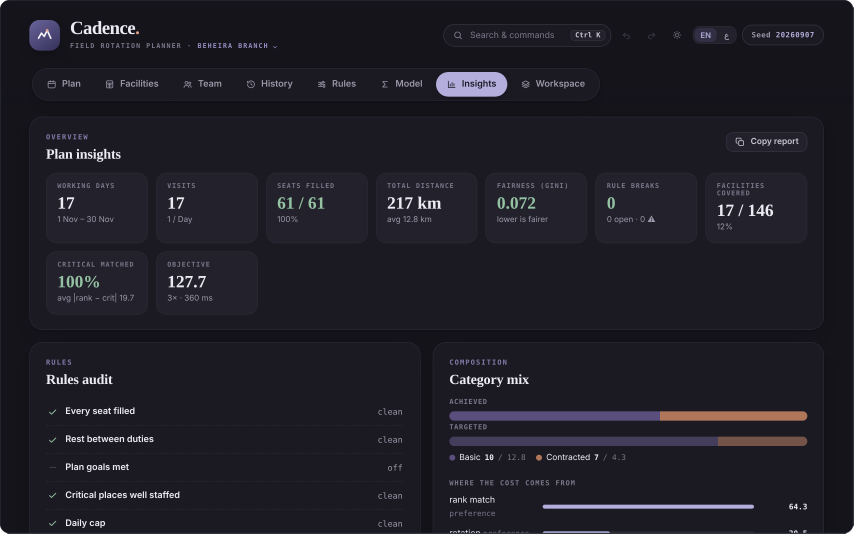
#> input picture assets/cadence-dark.png, 2560 x 1600 px (shown at 1/3 size)
$ python frame.py ../assets/cadence-dark.png ../assets/cadence-light.png ../assets/cadence-light.png
#> lines starting #> are read from the running program, lines starting #| are printed output that depends on the picture; after the words box and inside, x2 and y2 are one past the last pixel; in counts of white or black regions, pixels touching at a corner belong together
import sys
from PIL import Image, ImageDraw

BORDER = {"light": (208, 215, 222, 255), "dark": (48, 54, 61, 255)}


def frame(src, dst, scheme, radius=28, width=None, height=None):
#> called with src = '../assets/cadence-dark.png', dst = '../assets/cadence-light.png', scheme = '../assets/cadence-light.png', radius = 28
    im = Image.open(src).convert("RGBA")
#> im is the input picture: PIL image 2560x1600 RGBA; mean R, G, B, A 31.3, 30, 39.3, 255
    if width:
        height = height or round(im.height * width / im.width)
        im = im.resize((width, height), Image.LANCZOS)
    w, h = im.size
#> w = 2560; h = 1600
    mask = Image.new("L", (w * 4, h * 4), 0)
#> mask: PIL image 10240x6400 L; every value is 0
    ImageDraw.Draw(mask).rounded_rectangle((0, 0, w * 4 - 1, h * 4 - 1), radius * 4, fill=255)
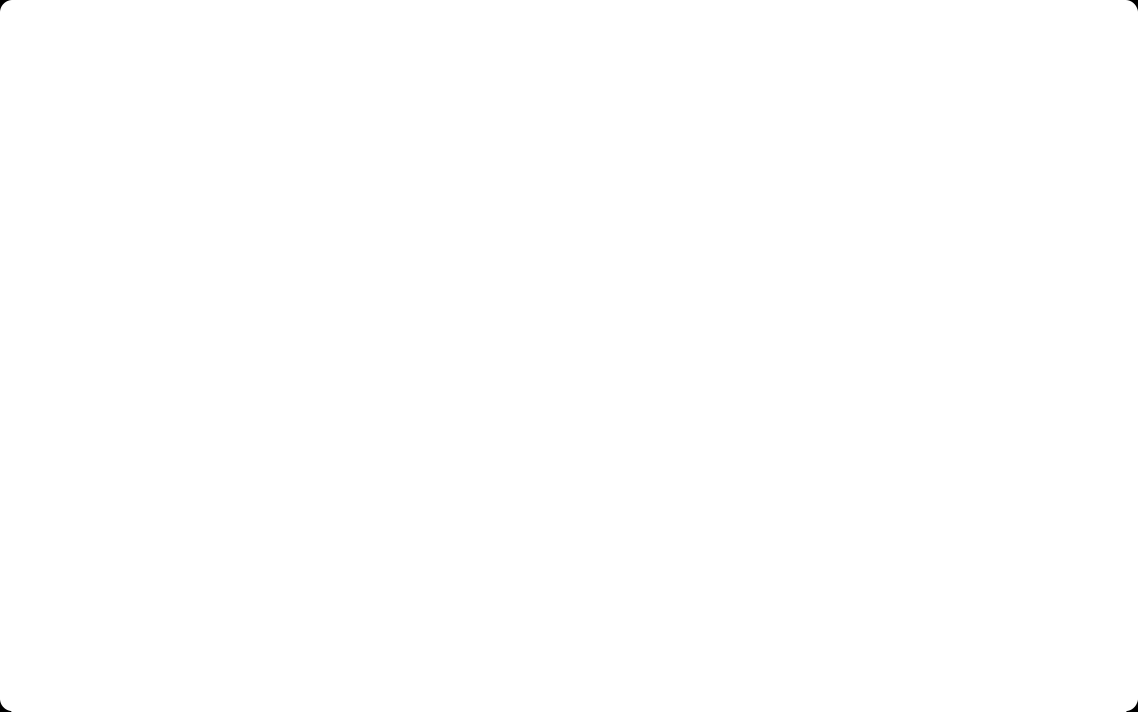
#> mask: PIL image 10240x6400 L (shown at 1/9 size); 100% white; 4 black regions, box (x1, y1, x2, y2) and area: (0, 0, 102, 102) 2725, (10138, 0, 10240, 102) 2725, (0, 6298, 102, 6400) 2725, (10138, 6298, 10240, 6400) 2725
    mask = mask.resize((w, h), Image.LANCZOS)
#> mask: PIL image 2560x1600 L
    out = Image.new("RGBA", (w, h), (0, 0, 0, 0))
#> out: PIL image 2560x1600 RGBA; every value is 0
    out.paste(im, (0, 0), mask)
    line = Image.new("L", (w * 4, h * 4), 0)
    ImageDraw.Draw(line).rounded_rectangle((0, 0, w * 4 - 1, h * 4 - 1), radius * 4, outline=255, width=6)
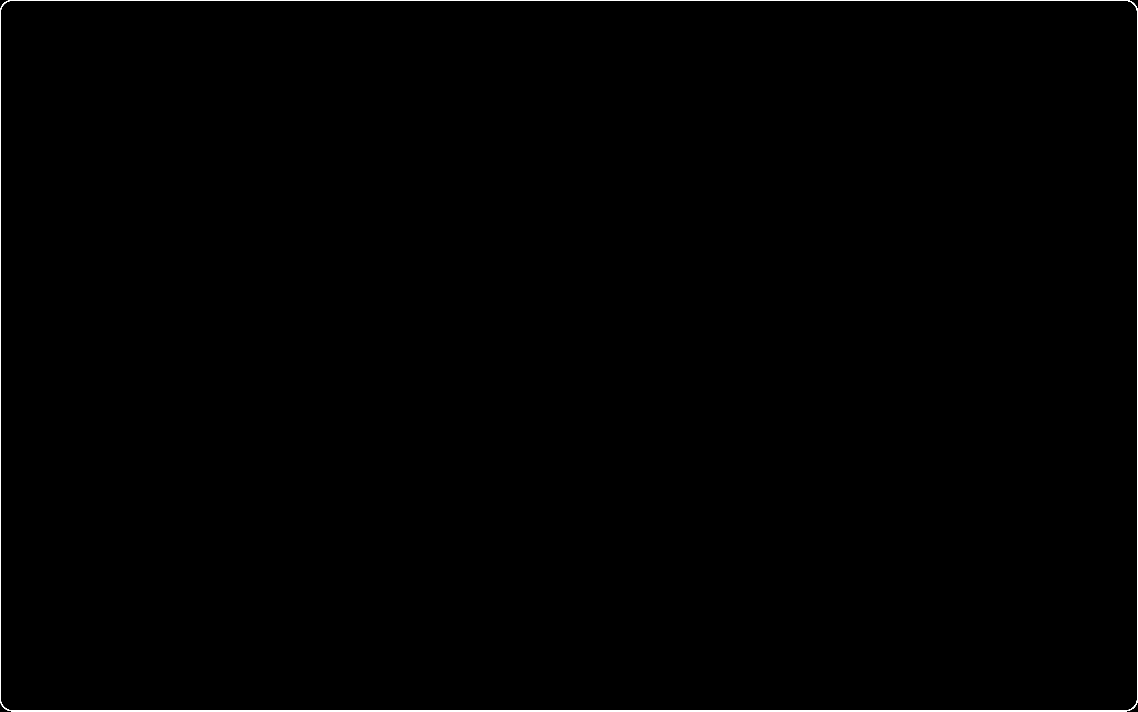
#> line: PIL image 10240x6400 L (shown at 1/9 size); 0.3% white; 1 white region, box (x1, y1, x2, y2) and area: (0, 0, 10240, 6400) 198336
    line = line.resize((w, h), Image.LANCZOS)
#> line: PIL image 2560x1600 L
#> (the run stopped early here; a loop or call above may not have finished)
